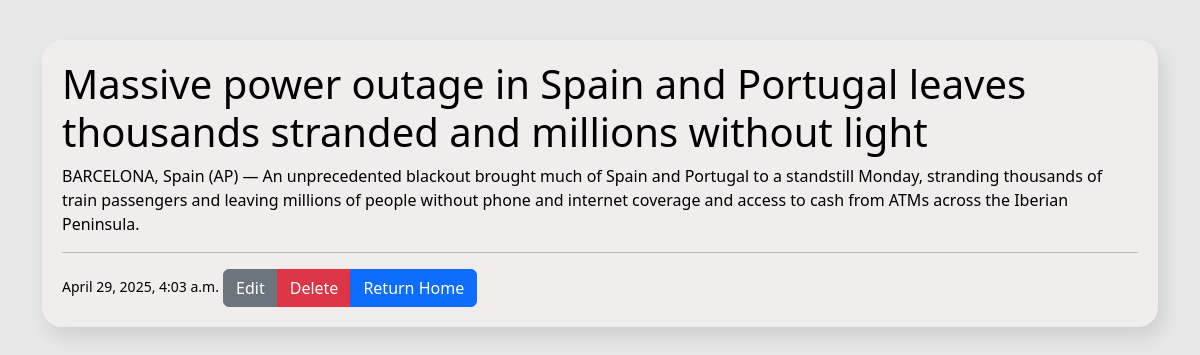
/post/5/, run on the app's committed database.
### blog/models.py (models this page shows, shortened)
class Post(models.Model):
    title = models.CharField(max_length=200)
    content = models.TextField()
    createdAt = models.DateTimeField(auto_now_add=True)

### blog/views.py (the view)
# urls.py: path("post/<int:pk>/", views.post_details, name="post-detail"),
def post_details(request, pk):
    post = get_object_or_404(Post, pk=pk)
    return render(request, 'blog/post_detail.html', {'post':post})

### blog/templates/blog/post_detail.html
{% extends "blog/base.html" %}
{% block content %}
<div class="content-section">
    <h1>{{post.title}}</h1>
    <p>{{post.content}}</p>
    <hr>
    <small>{{post.createdAt}}</small>
    <div class="btn-group">
        <a href="{% url 'post-update' post.pk %}" class="btn btn-small btn-secondary">Edit</a>
        <a href="{% url 'post-delete' post.pk %}" class="btn btn-small btn-danger">Delete</a>
        <a href="{% url 'home' %}" class="btn btn-small btn-primary">Return Home</a>
    </div>
</div>
{%endblock%}

### blog/static/blog/style.css (style rules this page uses)
body { background-color: #e8e7e7; }
h1, h2, p, small, label { color: black; }
.content-section { padding: 20px; border-radius: 20px; background-color: #f2eded; box-shadow: 5px 10px 18px rgba(0, 0, 0, 0.1); }

### data on the page
Post: title "Massive power outage in Spain and Portugal leaves thousands stranded and millions without light", content "BARCELONA, Spain (AP) — An unprecedented blackout brought much of Spain and Portugal to a standstill Monday, stranding thousands of train passengers and leaving millions of people without phone and internet coverage and access to cash from ATMs across the Iberian Peninsula.", createdAt "April 29, 2025, 4:03 a.m."
